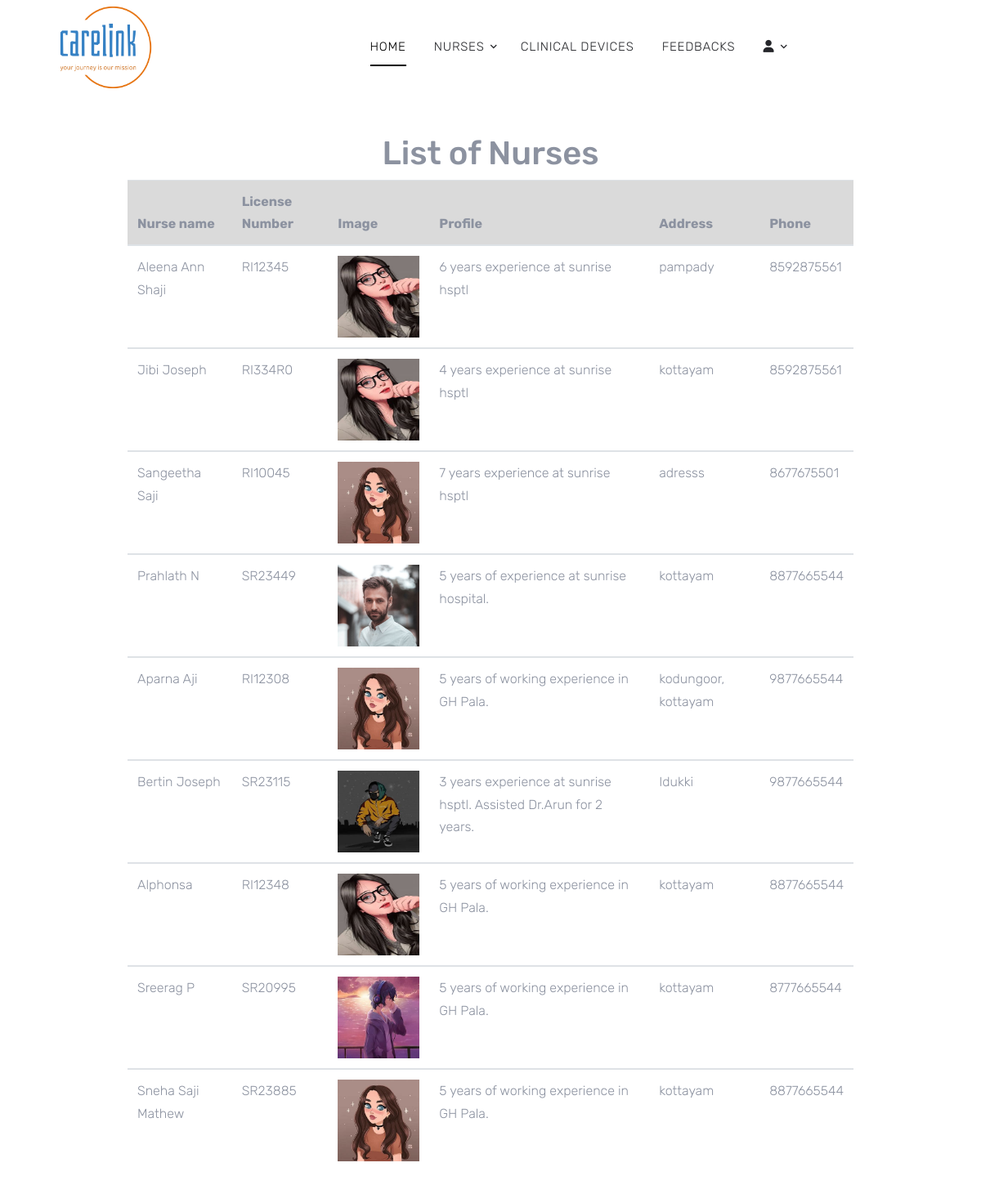
Page /admin_app/listnurse/ on the committed database.
### autherization/models.py (models this page shows, shortened)
class Nurse(models.Model):
    user = models.OneToOneField(NormalUser, on_delete=models.CASCADE, primary_key=True)
    license_number = models.CharField(max_length=20,unique=True)
    phone = models.CharField(max_length=10, validators=[RegexValidator(r'^\d{10}$', message='Phone number must be 10 digits')])
    image = models.ImageField(upload_to='images', null=True, blank=True)
    profile = models.TextField(null=True, blank=True)
    address=models.CharField(max_length=100, null=True, blank=True)
    is_active=models.BooleanField(default=False,null=True)
    is_available = models.BooleanField(default=True, null=True)
    name=models.CharField(max_length=100, null=True, blank=True)
    created_at = models.DateTimeField(auto_now_add=True,null=True,blank=True)
    has_requested = models.BooleanField(default=False, null=True)

### admin_app/views.py (the view)
# urls.py: path("listnurse/",  Listapprovednurse.as_view(), name="listnurse"),
class Listapprovednurse(ListView):
    model = Nurse
    template_name = 'admin/approvednurse.html'
    context_object_name = 'nurses'
    def get_queryset(self):
        return Nurse.objects.filter(is_active=True, )

### cart/context_processors.py (called while the page is built, shortened)
def counter(request):
    item_count=0
    return {'count':item_count}

### templates/admin/approvednurse.html
{% extends 'admin_base.html' %}
{% block content %}
      <div class="container mt-5 mb-5">
          <center>
          <h1>List of Nurses</h1>
        </center>
        {% if nurses %}
            <table align="center" class="table table-hover" style="width: 80%;">
              <thead>
                <tr class="table-active">
                  <th scope="col">Nurse name</th>
                  <th scope="col">License Number</th>
                  <th scope="col">Image</th>
                  <th scope="col">Profile</th>
                  <th scope="col">Address</th>
                  <th scope="col">Phone</th>
                </tr>
              </thead>
              <tbody>
                {% for nurse in nurses %}
                <tr>
                  <td>{{nurse.name}}</td>
                  <td>{{nurse.license_number}}</td>
                  {% if nurse.image %}
                  <td><img src="{{nurse.image.url}}" alt="Image" style="height: 100px;width: 100px;"></td>
                  {% endif %}
                  <td>{{nurse.profile}}</td>
                  <td>{{nurse.address}}</td>
                  <td>{{nurse.phone}}</td>
                 </tr>
              </tbody>
            {% endfor %}
            </table>
            {% else %}
              <p>No nurses available.</p>
            {% endif %}
          </div>
{% endblock %}

### static/css/style.css (style rules this page uses)
body { line-height: 1.7; color: #8c92a0; font-weight: 300; font-size: 16px; }

### rows in the picture
Nurse: name "Aleena Ann Shaji", license_number "RI12345", image (picture), profile "6 years experience at sunrise hsptl", address "pampady", phone "8592875561"
Nurse: name "Jibi Joseph", license_number "RI334R0", image (picture), profile "4 years experience at sunrise hsptl", address "kottayam", phone "8592875561"
Nurse: name "Sangeetha Saji", license_number "RI10045", image (picture), profile "7 years experience at sunrise hsptl", address "adresss", phone "8677675501"
Nurse: name "Prahlath N", license_number "SR23449", image (picture), profile "5 years of experience at sunrise hospital.", address "kottayam", phone "8877665544"
Nurse: name "Aparna Aji", license_number "RI12308", image (picture), profile "5 years of working experience in GH Pala.", address "kodungoor, kottayam", phone "9877665544"
Nurse: name "Bertin Joseph", license_number "SR23115", image (picture), profile "3 years experience at sunrise hsptl. Assisted Dr.Arun for 2 years.", address "Idukki", phone "9877665544"
Nurse: name "Alphonsa", license_number "RI12348", image (picture), profile "5 years of working experience in GH Pala.", address "kottayam", phone "8877665544"
Nurse: name "Sreerag P", license_number "SR20995", image (picture), profile "5 years of working experience in GH Pala.", address "kottayam", phone "8777665544"
Nurse: name "Sneha Saji Mathew", license_number "SR23885", image (picture), profile "5 years of working experience in GH Pala.", address "kottayam", phone "8877665544"
